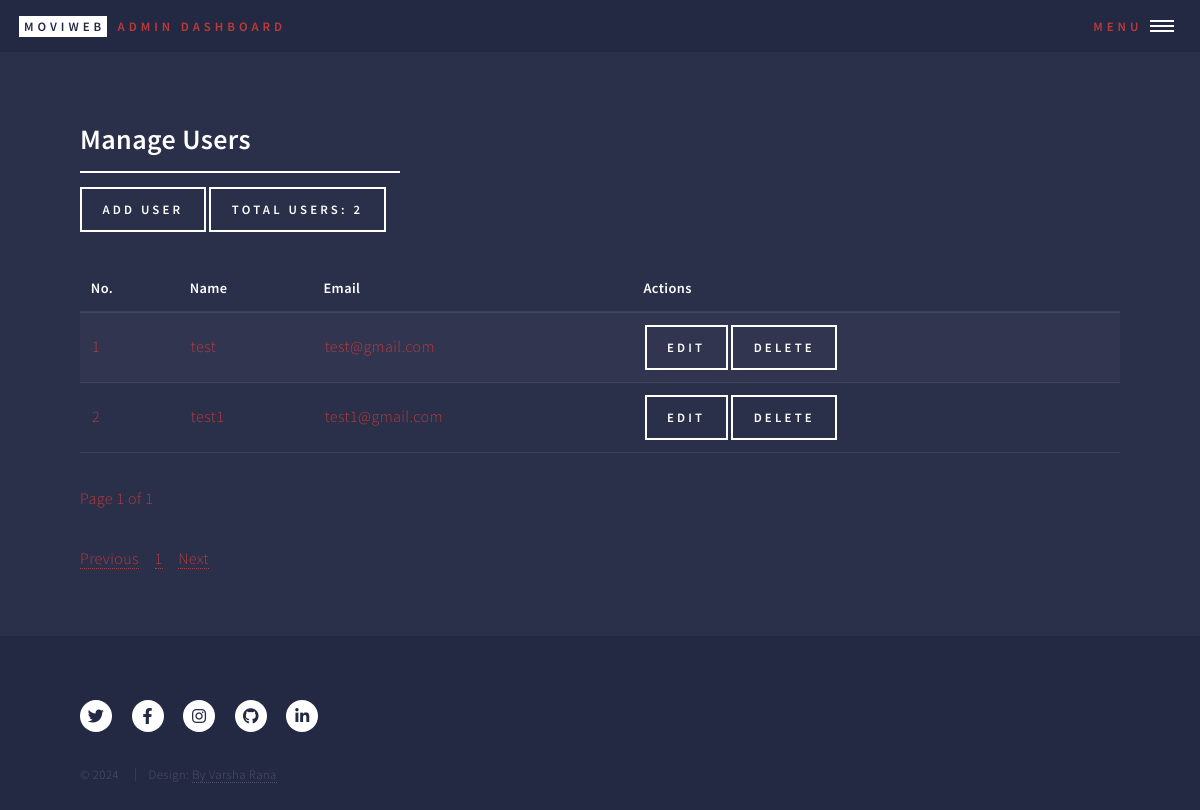
The app's page /admin/manage_users (signed in), older data.
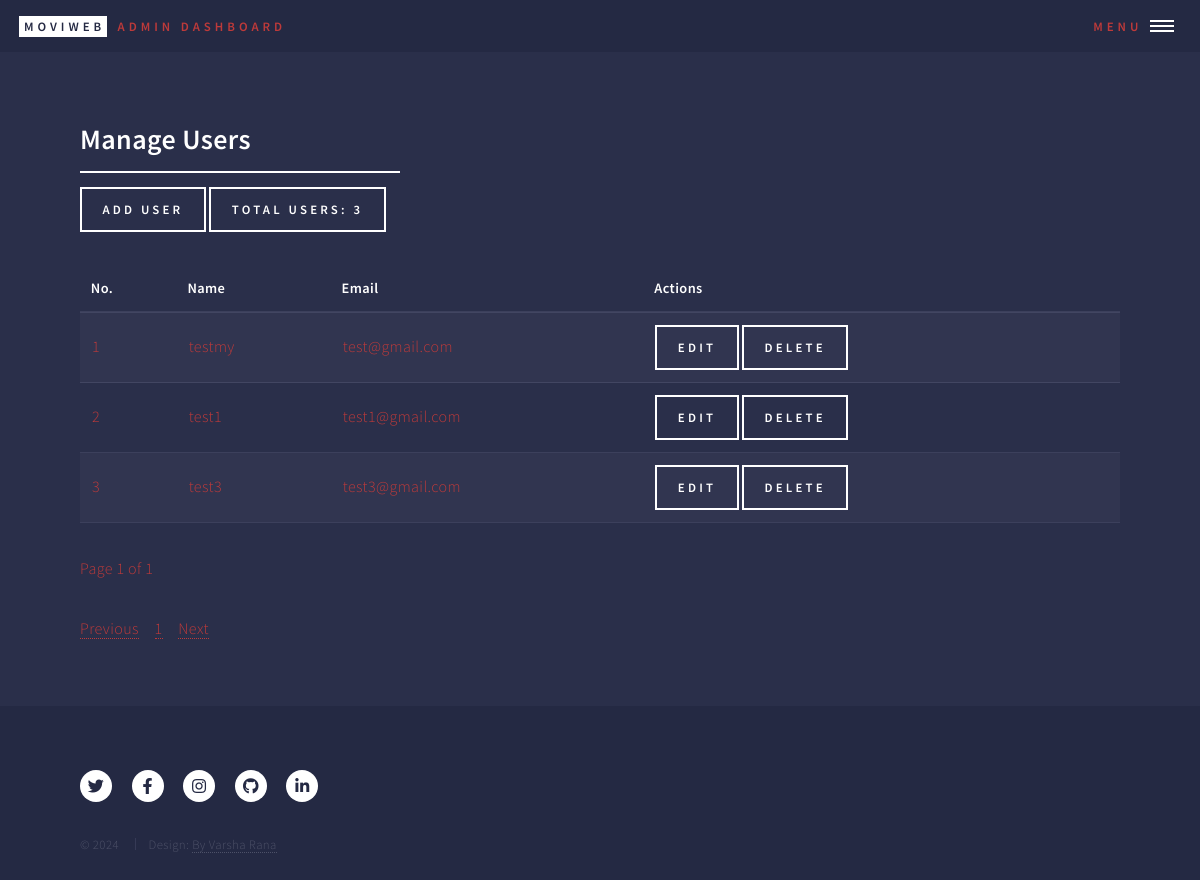
The same page, newer data.
### models.py (models this page shows, shortened)
class User(db.Model):
    __tablename__ = 'user'
    id = db.Column(db.Integer, primary_key=True)
    name = db.Column(db.String(100), nullable=False)
    email = db.Column(db.String(120), unique=True, nullable=False)
    password = db.Column(db.String(200), nullable=False)
    gender = db.Column(db.String(10), nullable=True)  # Optional field for gender
    profile_picture = db.Column(db.String(200), nullable=True)  # Optional field for profile picture URL
    password_update_date = db.Column(db.DateTime, nullable=True)
    join_date = db.Column(db.DateTime, default=db.func.current_timestamp())
    movies = db.relationship('Movie', backref='user', lazy=True)
    favorites = db.relationship('Favorite', back_populates='user', lazy=True)
    admin_id = db.Column(db.Integer, db.ForeignKey('admin.id'), nullable=True)

### blueprints/admin.py (the view)
@admin_bp.route('/manage_users')
def manage_users():
    if 'admin_id' not in session:
        return redirect(url_for('login'))
    num_users = User.query.count()
    num_movies = Movie.query.count()
    page = request.args.get('page', 1, type=int)
    per_page = 5  # Set how many users to display per page
    users = User.query.paginate(page=page, per_page=per_page)
    if request.headers.get('X-Requested-With') == 'XMLHttpRequest':
        return render_template('partials/manage_users_content.html', users=users)
    return render_template('manage_users.html',
                           num_users=num_users,
                           num_movies=num_movies,
                           users=users)

### templates/admin/manage_users.html (shortened to what this page needs)
<!DOCTYPE HTML>
<html>
<head>
    <link rel="stylesheet" href="../../static/css/main.css"/>
</head>
<body class="is-preload">
<div id="wrapper">
    <header id="header" class="alt">
        {% include 'partials/admin_header.html' %}
    </header>
    <div id="main">
        <section id="users">
            <div class="inner">
                <header class="major">
                    <h2>Manage Users</h2>
                    <a href="{{ url_for('admin_bp.add_user') }}" class="button">Add User</a>
                    <label class="button">Total Users: {{ num_users }}</label>
                </header>
                {% include 'partials/manage_users_content.html' %}
            </div>
        </section>
    </div>
    <footer id="footer">
        {% include 'partials/movie_web_app_footer.html' %}
    </footer>
</div>
</body>
</html>

### templates/partials/manage_users_content.html
<div id="user-table-container">
    <table id="user-table">
        <thead>
        <tr>
            <th>No.</th>
            <th>Name</th>
            <th>Email</th>
            <th>Actions</th>
        </tr>
        </thead>
        <tbody>
        {% set start_no = (users.page - 1) * users.per_page + 1 %}
        {% for user in users.items %}
        <tr>
            <td>{{ start_no + loop.index0 }}</td>
            <td>{{ user.name }}</td>
            <td>{{ user.email }}</td>
            <td>
                <a href="{{ url_for('admin_bp.edit_user', user_id=user.id) }}" class="button">Edit</a>
                <form action="{{ url_for('admin_bp.delete_user', user_id=user.id) }}" method="post"
                      style="display:inline;">
                    <input type="submit" value="Delete" class="button"/>
                </form>
            </td>
        </tr>
        {% endfor %}
        </tbody>
    </table>
    <p>Page {{ users.page }} of {{ users.pages }}</p>
</div>
<div id="pagination-container-users">
    <nav aria-label="Page navigation">
        <ul class="pagination">
            {% if users.has_prev %}
            <li class="page-item">
                <a class="page-link" href="{{ url_for('admin_bp.manage_users', page=users.prev_num) }}">Previous</a>
            </li>
            {% else %}
            <li class="page-item disabled">
                <a class="page-link" href="#">Previous</a>
            </li>
            {% endif %}
            {% for page_num in users.iter_pages() %}
            {% if page_num %}
            <li class="page-item {% if page_num == users.page %}active{% endif %}">
                <a class="page-link" href="{{ url_for('admin_bp.manage_users', page=page_num) }}">{{ page_num }}</a>
            </li>
            {% else %}
            <li class="page-item disabled">
                <a class="page-link" href="#">...</a>
            </li>
            {% endif %}
            {% endfor %}
            {% if users.has_next %}
            <li class="page-item">
                <a class="page-link" href="{{ url_for('admin_bp.manage_users', page=users.next_num) }}">Next</a>
            </li>
            {% else %}
            <li class="page-item disabled">
                <a class="page-link" href="#">Next</a>
            </li>
            {% endif %}
        </ul>
    </nav>
</div>

Row changes from the older to the newer data that the page shows:
changed User "test@gmail.com": name "test" → "testmy"
added User: start_no+loop.index0 "3", name "test3", email "test3@gmail.com"
Text that changed along with them:
{{ num_users }}: "2" → "3"
